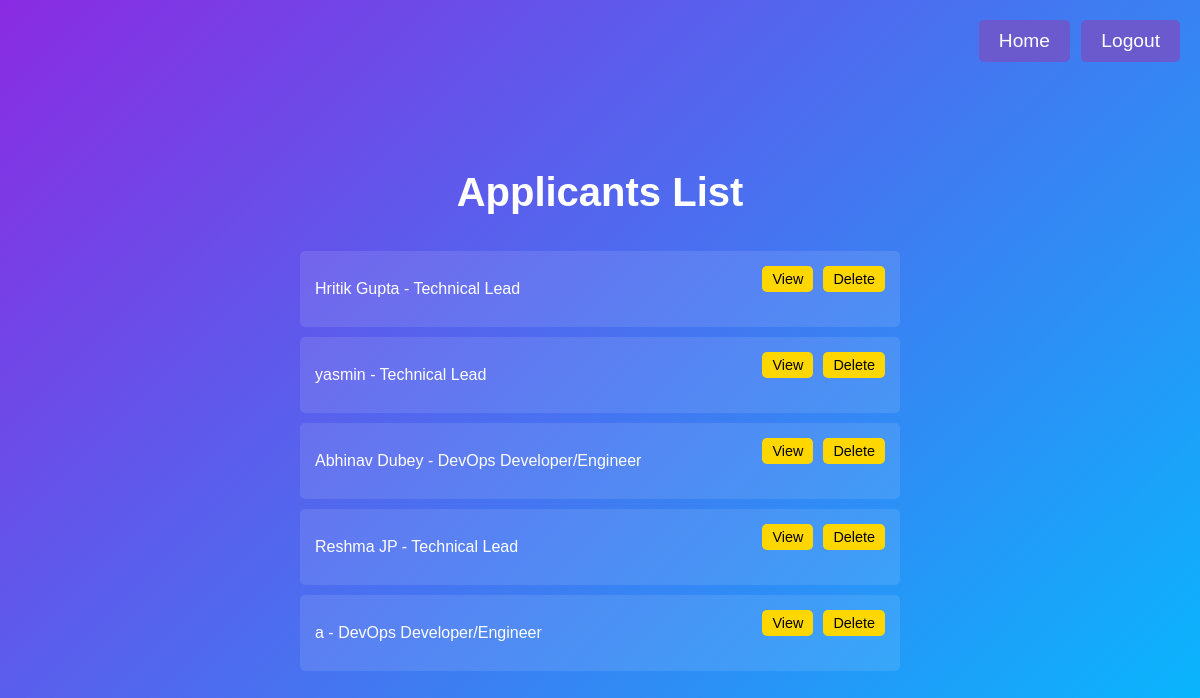
Before: /custom-admin/applications/ with the older database file.
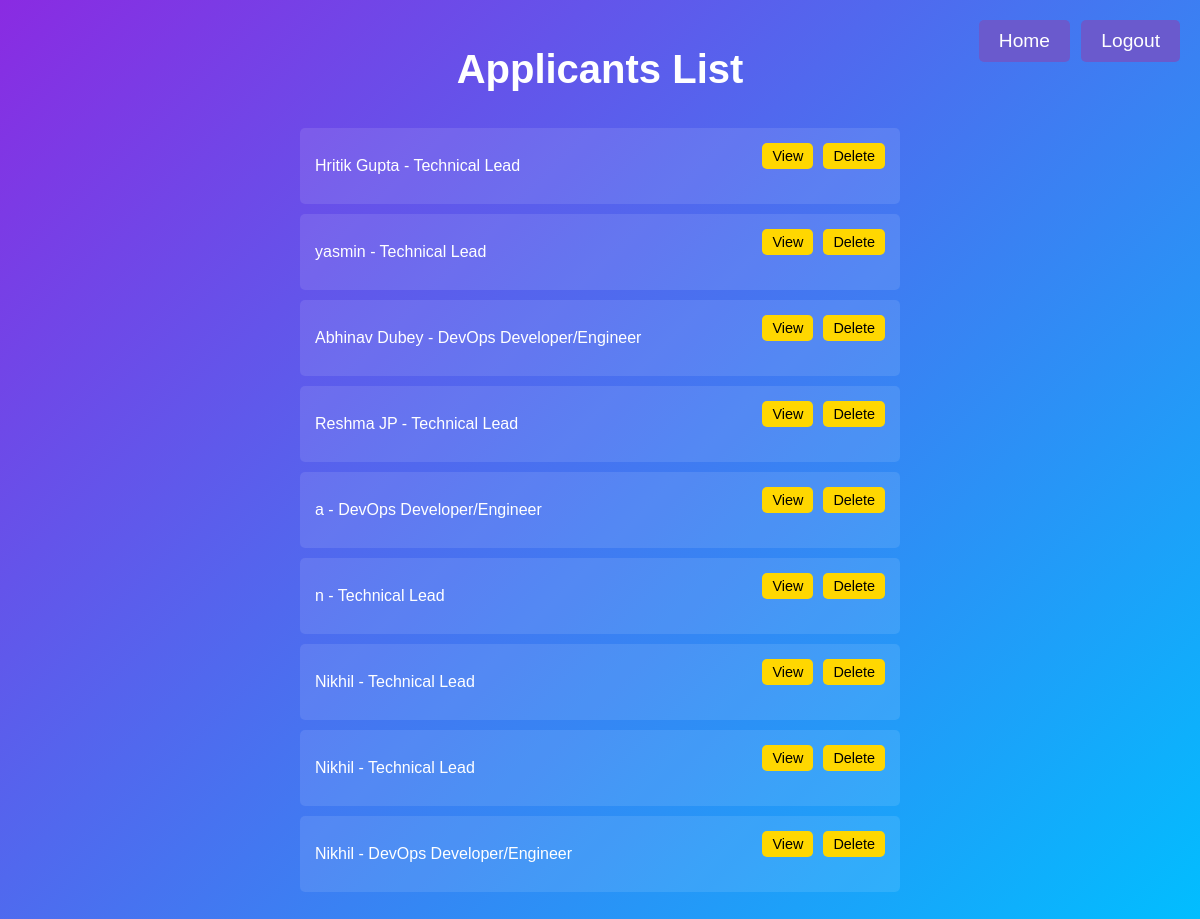
After: the same page with the newer database file.
### carrer/models.py (models this page shows, shortened)
class Application(models.Model):
    id = models.BigAutoField(primary_key=True)
    name = models.CharField(max_length=100)
    job = models.ForeignKey(Jobs, on_delete=models.CASCADE)
    mob = models.CharField(max_length=10)
    mailID = models.CharField(max_length=50)
    resume = models.FileField(upload_to="resume/")

class Jobs(models.Model):
    id = models.BigAutoField(primary_key=True)
    position = models.CharField(max_length=500)
    location = models.CharField(max_length=500)
    jobType = models.CharField(max_length=500)
    openings = models.IntegerField()
    experiences = models.CharField(max_length=500)
    educationLevel = models.CharField(max_length=500, null=True)
    description = models.CharField(max_length=6000)
    requirements = models.TextField(max_length=6000)

### carrer/views.py (the view)
# urls.py: path('applications/', views.admin_application_list, name='admin_application_list'),
def admin_application_list(request):
    applications = models.Application.objects.all()
    return render(request, 'carrer/admin_application_list.html', {'applications': applications})

### carrer/templates/carrer/admin_application_list.html (shortened to what this page needs)
<!DOCTYPE html>
<html lang="en">
<head>
</head>
<body>
    <a class="btn-add-job1" href="{% url 'admin_dashboard' %}">Home</a>
    <a class="btn-add-job2" href="{% url 'admin_logout' %}">Logout</a>
    <h1 class="list1">Applicants List</h1>
    <ul>
        {% for application in applications %}
        <li>
            <div class="application-details">
                {{ application.name }} - {{ application.job.position }}
            </div>
            <div class="buttons">
                <a href="{% url 'admin_application_edit' application.id %}">View</a>
                <a href="{% url 'admin_application_delete' application.id %}">Delete</a>
            </div>
        </li>
        {% endfor %}
    </ul>
</body>
</html>

### carrer/templates/carrer/admin_application_list.html (style rules this page uses)
body { background: linear-gradient(135deg, #8A2BE2, #00BFFF); color: #fff; font-family: Arial, sans-serif; display: flex; flex-direction: column; align-items: center; justify-content: center; min-height: 100vh; margin: 0; padding: 20px; }
h1.list1 { margin-bottom: 20px; font-size: 2.5em; text-align: center; }
a { background-color: #6A5ACD; color: #fff; padding: 10px 20px; border-radius: 5px; text-decoration: none; font-size: 1em; cursor: pointer; transition: background-color 0.3s ease; margin-bottom: 20px; }
ul { list-style: none; padding: 0; width: 100%; max-width: 600px; }
li { background-color: rgba(255, 255, 255, 0.1); padding: 15px; margin-bottom: 10px; border-radius: 5px; display: flex; justify-content: space-between; align-items: center; }
.application-details { flex: 1; }
.buttons { display: flex; gap: 10px; }
.buttons a { background-color: #FFD700; color: #000; padding: 5px 10px; border-radius: 5px; font-size: 0.9em; }
.btn-add-job1 { text-decoration: none; color: #fff; background-color: #6A5ACD; padding: 10px 20px; margin-bottom: 20px; border-radius: 5px; font-size: 1.2em; transition: background-color 0.3s ease; text-align: center; position: absolute; top: 20px; right: 130px; }
.btn-add-job2 { text-decoration: none; color: #fff; background-color: #6A5ACD; padding: 10px 20px; margin-bottom: 20px; border-radius: 5px; font-size: 1.2em; transition: background-color 0.3s ease; text-align: center; position: absolute; top: 20px; right: 20px; }

Changed rows visible on the page:
added Application: name "n", job.position "Technical Lead"
added Application: name "Nikhil", job.position "Technical Lead"
added Application: name "Nikhil", job.position "Technical Lead"
added Application: name "Nikhil", job.position "DevOps Developer/Engineer"
